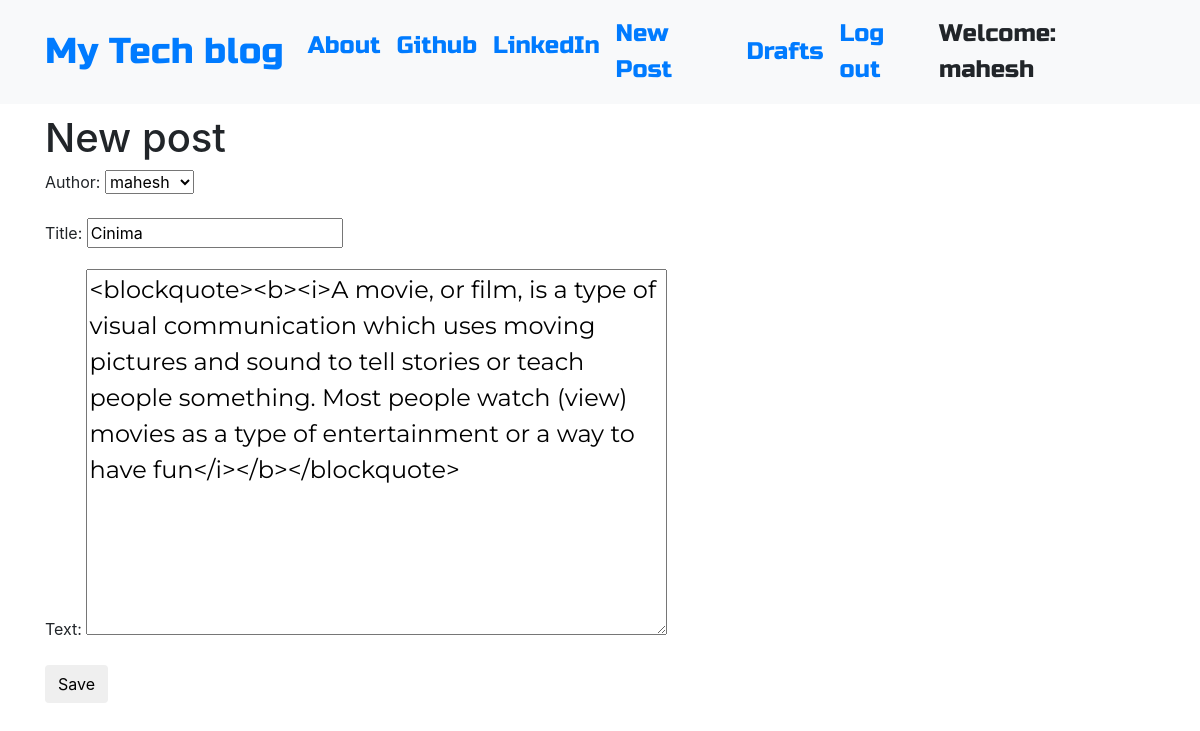
The app's page /post/10/edit/ (signed in) with its own data.
### cloneapp/models.py (models this page shows, shortened)
class Post(models.Model):
    author = models.ForeignKey('auth.User',on_delete=models.CASCADE)
    title = models.CharField(max_length=200)
    text = models.TextField()
    created_date = models.DateTimeField(default=timezone.now)
    published_date = models.DateTimeField(blank=True, null=True)

### cloneapp/views.py (the view)
# urls.py: path('post/<int:pk>/edit/', views.PostUpdateView.as_view(), name='post_edit'),
class PostUpdateView(LoginRequiredMixin, UpdateView):
    login_url = '/login/'
    redirect_field_name = 'cloneapp/post_detail.html'
    form_class = PostForm
    model = Post

### cloneapp/form.py
class PostForm(forms.ModelForm):
    class Meta():
        model = Post
        fields = ('author','title','text')
        widgets = {
            'title' : forms.TextInput(attrs={'class':'textinputclass'}),
            'text': forms.Textarea(attrs={'class':'editable medium-editor-textarea postcontent '})
        }

### cloneapp/templates/cloneapp/post_form.html (shortened to what this page needs)
{% extends 'cloneapp/base.html' %}
{% block content %}
    <h1>New post</h1>
    <form method="POST" class="post-form">
    {{form.as_p}}
    <button type="submit" class="save btn btn-default">Save</button>
    </form>
{% endblock %}

### cloneapp/templates/cloneapp/base.html (shortened to what this page needs)
<!DOCTYPE html>
{% load static %}
<html>
  <head>
    <link rel="stylesheet" href="https://stackpath.bootstrapcdn.com/bootstrap/4.1.3/css/bootstrap.min.css"
>
    <link href="https://maxcdn.bootstrapcdn.com/font-awesome/4.7.0/css/font-awesome.min.css" rel="stylesheet">
    <link rel="stylesheet" href="//cdn.jsdelivr.net/medium-editor/latest/css/medium-editor.min.css" type="text/css" media="screen" charset="utf-8">
    <link rel="stylesheet" href="{% static 'css/clone.css' %}">
  </head>
  <body class='loader'>
    <nav class="navbar navbar-expand-lg bg-light techfont">
      <div class="container">
        <div class="navbar-nav align-items-left">
          <a class="navbar-brand bigbrand" href="{% url 'post_list' %}">My Tech blog</a>
          <a class="nav-item nav-link" href="{% url 'about' %}">About</a>
          <a class="nav-item nav-link" href="https://www.github.com">Github</a>
          <a class="nav-item nav-link" href="https://www.linkedin.com">LinkedIn</a>
        </div>
        <div class="navbar-nav align-items-center ml-auto">
          {% if user.is_authenticated %}
            <a class="nav-item nav-link" href="{% url 'post_new' %}">New Post</a>
            <a class="nav-item nav-link" href="{% url 'post_draft_list' %}">Drafts</a>
            <a class="nav-item nav-link" href="{% url 'logout' %}">Log out</a>
            <a >Welcome: {{ user.username }}</a>
          {% else %}
            <a class="nav-item nav-link" href="{% url 'login' %}" aria-label="Login">
              <span class="fa fa-user" aria-hidden="true"></span></a>
          {% endif %}
        </div>
      </div>
    </nav>
          <div class="content container">
              <div class="row">
                  <div class="col-md-8">
                    <div class="blog_posts">
                      {% block content %}
                      {% endblock %}
                    </div>
                  </div>
              </div>
          </div>
  </body>
</html>

### cloneapp/static/css/clone.css (style rules this page uses)
.techfont { font-family: 'Russo One', sans-serif; font-size: 1.5em; margin-bottom: 10px; }
.postcontent { font-family: 'Montserrat'; font-size: 1.5em; }
.bigbrand { font-size: 1.5em; }
.loader { filter:hue-rotate(0deg); color: linear-gradient(45deg,#0f8,#08f); animation:hue 5000ms infinite linear; }

### records on screen
Post: author "mahesh", title "Cinima", text "<blockquote><b><i>A movie, or film, is a type of visual communication which uses moving pictures and sound to tell stories or teach people something. Most people watch (view) movies as a type of entertainment or a way to have fun</i></b></blockquote>"

### other values on screen
{{ user.username }} "mahesh"
